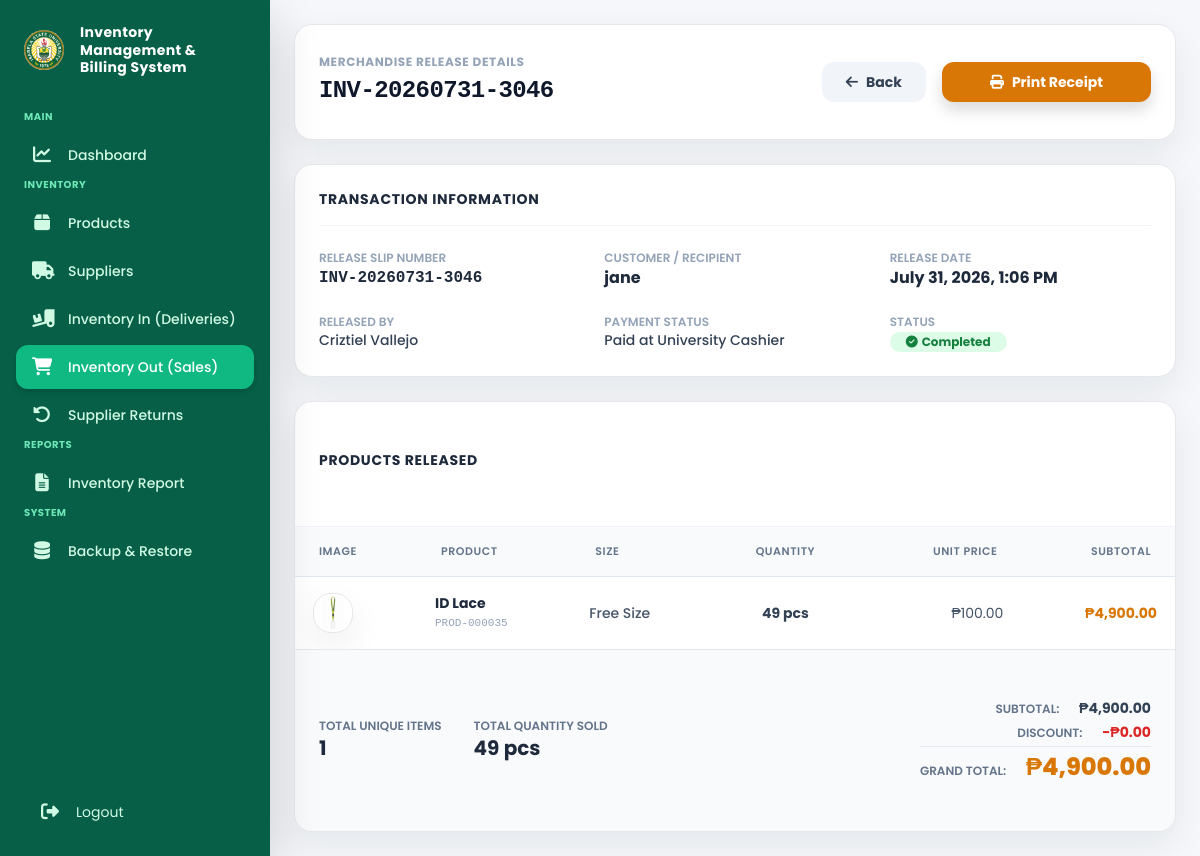
Screenshot of /pages/admin/sale_view.php?id=5 (signed in) with the database file from the repository.
### tables this page shows
CREATE TABLE `sales` (
  `id` int(11) NOT NULL AUTO_INCREMENT,
  `invoice_no` varchar(100) DEFAULT NULL,
  `customer_name` varchar(150) DEFAULT NULL,
  `subtotal` decimal(12,2) DEFAULT NULL,
  `discount` decimal(12,2) DEFAULT NULL,
  `total` decimal(12,2) DEFAULT NULL,
  `payment_method` enum('Cash','GCash') DEFAULT 'Cash',
  `created_by` int(11) DEFAULT NULL,
  `sale_date` datetime DEFAULT current_timestamp(),
  PRIMARY KEY (`id`),
  UNIQUE KEY `invoice_no` (`invoice_no`),
  KEY `created_by` (`created_by`),
  CONSTRAINT `sales_ibfk_1` FOREIGN KEY (`created_by`) REFERENCES `users` (`id`)
);

CREATE TABLE IF NOT EXISTS `users` (
  `id` int(11) NOT NULL AUTO_INCREMENT,
  `firstname` varchar(100) NOT NULL,
  `lastname` varchar(100) NOT NULL,
  `email` varchar(150) NOT NULL,
  `mobile` varchar(20) DEFAULT NULL,
  `username` varchar(100) NOT NULL,
  `password` varchar(255) NOT NULL,
  `role` enum('Super Admin','Admin','Viewer') NOT NULL,
  `recovery_password` varchar(255) DEFAULT NULL,
  `recovery_code` varchar(255) DEFAULT NULL,
  `failed_attempts` int(11) NOT NULL DEFAULT 0,
  `lock_until` datetime DEFAULT NULL,
  `created_at` timestamp NULL DEFAULT current_timestamp(),
  `updated_at` timestamp NULL DEFAULT current_timestamp() ON UPDATE current_timestamp(),
  `status` enum('Active','Inactive','Deleted') NOT NULL DEFAULT 'Active',
  `is_permanently_locked` tinyint(1) DEFAULT 0,
  PRIMARY KEY (`id`),
  UNIQUE KEY `email` (`email`),
  UNIQUE KEY `username` (`username`)
);

CREATE TABLE `sale_items` (
  `id` int(11) NOT NULL AUTO_INCREMENT,
  `sale_id` int(11) DEFAULT NULL,
  `product_id` int(11) DEFAULT NULL,
  `quantity` int(11) DEFAULT NULL,
  `unit_price` decimal(10,2) DEFAULT NULL,
  `subtotal` decimal(10,2) DEFAULT NULL,
  PRIMARY KEY (`id`),
  KEY `sale_id` (`sale_id`),
  KEY `product_id` (`product_id`),
  CONSTRAINT `sale_items_ibfk_1` FOREIGN KEY (`sale_id`) REFERENCES `sales` (`id`),
  CONSTRAINT `sale_items_ibfk_2` FOREIGN KEY (`product_id`) REFERENCES `products` (`id`)
);

CREATE TABLE `products` (
  `id` int(11) NOT NULL AUTO_INCREMENT,
  `product_code` varchar(50) DEFAULT NULL,
  `product_name` varchar(255) NOT NULL,
  `category` varchar(100) NOT NULL,
  `category_id` int(11) DEFAULT NULL,
  `product_size` varchar(30) DEFAULT NULL,
  `description` text DEFAULT NULL,
  `supplier` varchar(150) DEFAULT NULL,
  `unit_cost` decimal(10,2) DEFAULT NULL,
  `supplier_id` int(11) DEFAULT NULL,
  `unit_price` decimal(10,2) NOT NULL,
  `cost_price` decimal(10,2) DEFAULT 0.00,
  `current_stock` int(11) DEFAULT 0,
  `inventory_value` decimal(12,2) DEFAULT 0.00,
  `reorder_level` int(11) DEFAULT 10,
  `status` enum('Available','Low Stock','Out of Stock') DEFAULT 'Available',
  `front_image` varchar(255) DEFAULT NULL,
  `qr_code` varchar(255) DEFAULT NULL,
  `created_at` timestamp NULL DEFAULT current_timestamp(),
  `updated_at` timestamp NULL DEFAULT current_timestamp() ON UPDATE current_timestamp(),
  `updated_by` int(11) DEFAULT NULL,
  PRIMARY KEY (`id`),
  UNIQUE KEY `product_code` (`product_code`),
  UNIQUE KEY `unique_product_size` (`product_name`,`product_size`),
  KEY `fk_product_category` (`category_id`),
  KEY `fk_product_supplier` (`supplier_id`),
  KEY `fk_product_updatedby` (`updated_by`),
  CONSTRAINT `fk_product_category` FOREIGN KEY (`category_id`) REFERENCES `categories` (`id`),
  CONSTRAINT `fk_product_supplier` FOREIGN KEY (`supplier_id`) REFERENCES `suppliers` (`id`),
  CONSTRAINT `fk_product_updatedby` FOREIGN KEY (`updated_by`) REFERENCES `users` (`id`)
);

### pages/admin/sale_view.php (the view, shortened to what this page needs)
<?php
require_once "../../config/database.php";
$sale_id = (int)($_GET['id'] ?? 0);
$saleQuery = "
    SELECT
        s.*,
        u.username as cashier_username,
        u.firstname,
        u.lastname
    FROM sales s
    LEFT JOIN users u ON s.created_by = u.id
    WHERE s.id = ?
";
$stmt = mysqli_prepare($conn, $saleQuery);
mysqli_stmt_bind_param($stmt, "i", $sale_id);
mysqli_stmt_execute($stmt);
$saleResult = mysqli_stmt_get_result($stmt);
$sale = mysqli_fetch_assoc($saleResult);
$cashierName = trim(($sale['firstname'] ?? '') . ' ' . ($sale['lastname'] ?? ''));
$itemsQuery = "
    SELECT
        si.*,
        p.product_code,
        p.product_name,
        p.product_size,
        p.front_image,
        p.category
    FROM sale_items si
    LEFT JOIN products p ON si.product_id = p.id
    WHERE si.sale_id = ?
";
$stmtItems = mysqli_prepare($conn, $itemsQuery);
mysqli_stmt_bind_param($stmtItems, "i", $sale_id);
mysqli_stmt_execute($stmtItems);
$itemsResult = mysqli_stmt_get_result($stmtItems);
$items = [];
$totalQty = 0;
while ($item = mysqli_fetch_assoc($itemsResult)) {
    $totalQty += $item['quantity'];
    $items[] = $item;
}
?>
<!DOCTYPE html>
<html lang="en">
<head>
    <script src="https://cdn.tailwindcss.com?plugins=forms"></script>
    <link rel="stylesheet" href="https://cdnjs.cloudflare.com/ajax/libs/font-awesome/6.4.0/css/all.min.css">
</head>
<body class="bg-slate-50 font-sans text-slate-800">
<?php include "sidebar.php"; ?>
<main class="ml-0 md:ml-[270px] min-h-screen p-6 transition-all duration-300">
    <div class="space-y-6 max-w-5xl mx-auto">
        <div class="flex flex-col sm:flex-row justify-between items-start sm:items-center gap-4 bg-white p-6 rounded-2xl shadow-sm border border-slate-200">
            <div>
                <span class="text-xs uppercase tracking-wider font-bold text-slate-400">Merchandise Release Details</span>
                <h1 class="text-2xl font-extrabold text-slate-900 tracking-tight font-mono mt-0.5"><?= htmlspecialchars($sale['invoice_no']); ?></h1>
            </div>
            <div class="flex items-center gap-3">
                <a href="inventory_outsales.php" class="bg-slate-100 hover:bg-slate-200 text-slate-700 px-4 py-2.5 rounded-xl font-bold text-sm transition flex items-center gap-2">
                    <i class="fa-solid fa-arrow-left"></i> Back
                </a>
                <button onclick="window.open('sale_print.php?id=<?= $sale['id']; ?>', '_blank')" class="bg-amber-600 hover:bg-amber-700 text-white px-5 py-2.5 rounded-xl font-bold text-sm shadow transition flex items-center gap-2">
                    <i class="fa-solid fa-print"></i> Print Receipt
                </button>
            </div>
        </div>
        <div class="bg-white rounded-2xl shadow-sm border border-slate-200 p-6 space-y-6">
            <h2 class="text-sm font-bold text-slate-800 uppercase tracking-wider border-b border-slate-100 pb-3">Transaction Information</h2>
            <div class="grid grid-cols-1 md:grid-cols-3 gap-6 text-sm">
                <div>
                    <span class="block text-xs uppercase font-semibold text-slate-400">Release Slip Number</span>
                    <span class="font-mono font-bold text-slate-800 text-base"><?= htmlspecialchars($sale['invoice_no']); ?></span>
                </div>
                <div>
                    <span class="block text-xs uppercase font-semibold text-slate-400">Customer / Recipient</span>
                    <span class="font-bold text-slate-800 text-base"><?= htmlspecialchars($sale['customer_name'] ?? 'Walk-in Customer'); ?></span>
                </div>
                <div>
                    <span class="block text-xs uppercase font-semibold text-slate-400">Release Date</span>
                    <span class="font-bold text-slate-800 text-base"><?= date('F j, Y, g:i A', strtotime($sale['sale_date'])); ?></span>
                </div>
                <div>
                    <span class="block text-xs uppercase font-semibold text-slate-400">Released By</span>
                    <span class="font-medium text-slate-700"><?= ucwords(strtolower($cashierName)); ?></span>
                </div>
                <div>
                    <span class="block text-xs uppercase font-semibold text-slate-400">Payment Status</span>
                    <span class="font-medium text-slate-700">Paid at University Cashier</span>
                </div>
                <div>
                    <span class="block text-xs uppercase font-semibold text-slate-400">Status</span>
                    <span class="inline-flex items-center px-3 py-0.5 rounded-full bg-green-100 text-green-700 text-xs font-bold mt-0.5">
                        <i class="fa-solid fa-circle-check mr-1"></i> Completed
                    </span>
                </div>
            </div>
        </div>
        <div class="bg-white rounded-2xl shadow-sm border border-slate-200 overflow-hidden">
            <div class="px-6 py-5 border-b border-slate-100">
                <h2 class="text-sm font-bold text-slate-800 uppercase tracking-wider">Products Released</h2>
            </div>
            <div class="overflow-x-auto">
                <table class="min-w-full text-left border-collapse">
                    <thead class="bg-slate-50 text-[11px] uppercase tracking-wider text-slate-500 border-b border-slate-200">
                        <tr>
                            <th class="px-6 py-3 font-semibold">Image</th>
                            <th class="px-6 py-3 font-semibold">Product</th>
                            <th class="px-6 py-3 font-semibold">Size</th>
                            <th class="px-6 py-3 font-semibold text-center">Quantity</th>
                            <th class="px-6 py-3 font-semibold text-right">Unit Price</th>
                            <th class="px-6 py-3 font-semibold text-right">Subtotal</th>
                        </tr>
                    </thead>
                    <tbody class="divide-y divide-slate-100 text-sm">
                        <?php if (empty($items)): ?>
                            <tr>
                                <td colspan="6" class="text-center py-12 text-slate-400">No items recorded for this sale transaction.</td>
                            </tr>
                        <?php else: ?>
                            <?php foreach ($items as $item): ?>
                                <tr class="hover:bg-slate-50 transition">
                                    <td class="px-6 py-3">
                                        <img src="<?= !empty($item['front_image']) ? '../../' . htmlspecialchars($item['front_image']) : '../../assets/images/no-image.png'; ?>" class="w-10 h-10 rounded-xl object-contain bg-white border border-slate-200 p-0.5">
                                    </td>
                                    <td class="px-6 py-3 font-bold text-slate-800">
                                        <?= htmlspecialchars($item['product_name'] ?? 'Unknown Product'); ?>
                                        <span class="block text-[11px] font-mono text-slate-400 font-normal"><?= htmlspecialchars($item['product_code'] ?? ''); ?></span>
                                    </td>
                                    <td class="px-6 py-3 text-slate-600 font-medium"><?= htmlspecialchars($item['product_size'] ?? 'Standard'); ?></td>
                                    <td class="px-6 py-3 text-center font-bold text-slate-700"><?= (int)$item['quantity']; ?> pcs</td>
                                    <td class="px-6 py-3 text-right text-slate-600">₱<?= number_format((float)$item['unit_price'], 2); ?></td>
                                    <td class="px-6 py-3 text-right font-bold text-amber-600">₱<?= number_format((float)$item['subtotal'], 2); ?></td>
                                </tr>
                            <?php endforeach; ?>
                        <?php endif; ?>
                    </tbody>
                </table>
            </div>
            <div class="bg-slate-50 px-6 py-5 border-t border-slate-200 flex flex-col sm:flex-row justify-between items-center gap-4 text-sm">
                <div class="flex items-center gap-8">
                    <div>
                        <span class="block text-xs uppercase font-semibold text-slate-500">Total Unique Items</span>
                        <span class="font-bold text-xl text-slate-800"><?= count($items); ?></span>
                    </div>
                    <div>
                        <span class="block text-xs uppercase font-semibold text-slate-500">Total Quantity Sold</span>
                        <span class="font-bold text-xl text-slate-800"><?= number_format($totalQty); ?> pcs</span>
                    </div>
                </div>
                <div class="space-y-1 text-right">
                    <div>
                        <span class="text-xs uppercase font-semibold text-slate-500 mr-4">Subtotal:</span>
                        <span class="font-bold text-slate-700">₱<?= number_format((float)$sale['subtotal'], 2); ?></span>
                    </div>
                    <div>
                        <span class="text-xs uppercase font-semibold text-slate-500 mr-4">Discount:</span>
                        <span class="font-bold text-red-600">-₱<?= number_format((float)$sale['discount'], 2); ?></span>
                    </div>
                    <div class="border-t border-slate-200 pt-1">
                        <span class="text-xs uppercase font-semibold text-slate-500 mr-4">Grand Total:</span>
                        <span class="text-2xl font-extrabold text-amber-600">₱<?= number_format((float)$sale['total'], 2); ?></span>
                    </div>
                </div>
            </div>
        </div>
    </div>
</main>
</body>
</html>

### rows the page displays
sales: invoice_no "INV-20260731-3046", customer_name "jane", sale_date "July 31, 2026, 1:06 PM", created_by.lastname "Criztiel Vallejo", subtotal "4,900.00", discount "0.00", total "4,900.00"
sale_items: product.front_image (picture), product.product_name "ID Lace", product.product_code "PROD-000035", product.product_size "Free Size", quantity "49", unit_price "100.00", subtotal "4,900.00"

### other values shown
count($items) "1"
$totalQty "49"
